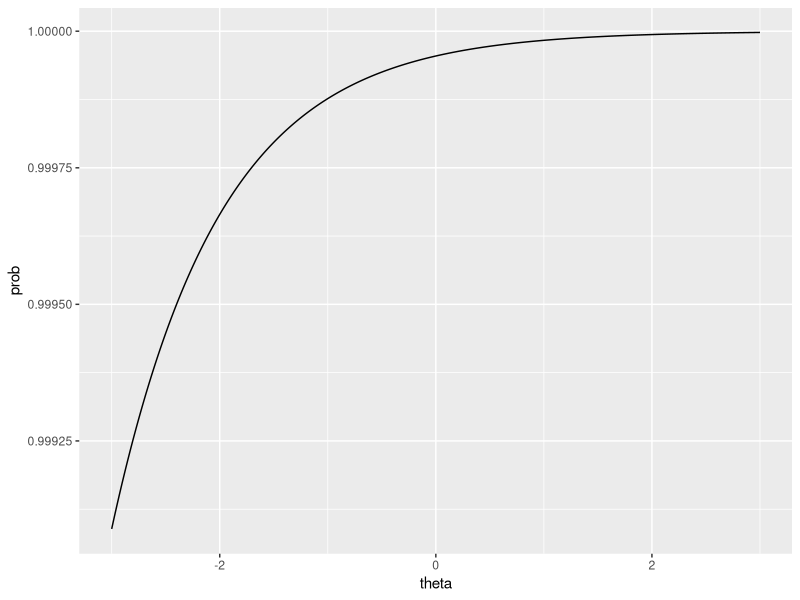
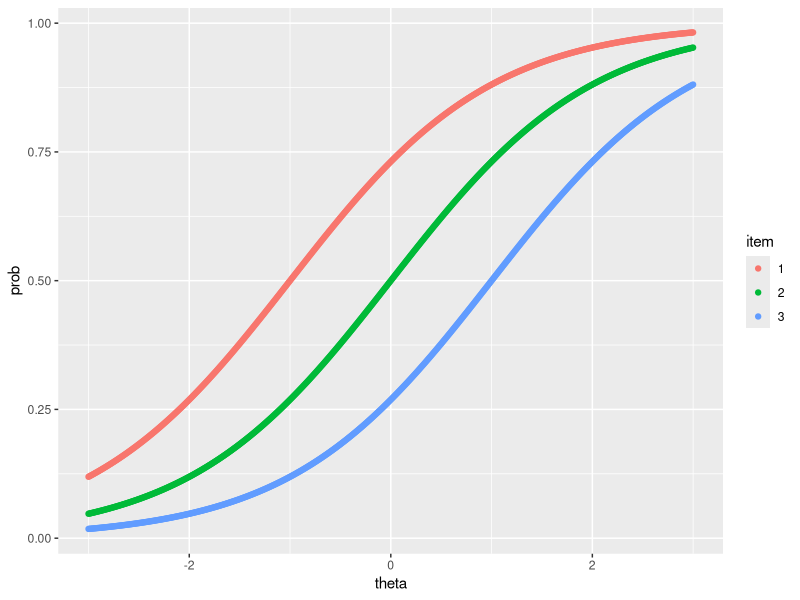

The R script that drew these images, in order:
## ---- chunk 1
#| label: setup
#| include: true
#| warning: false
rm(list=ls())  #remove all objects in the R environment
require(tidyverse)
## ---- chunk 2
# Calculate Rasch model probability
delta <- 0  #item difficulty is 0.6
theta <- 0  #person ability is 1.0
prob <- exp(theta-delta)/(1+exp(theta-delta))
prob
## ---- chunk 3
#| label: fig-item-cc
#| fig-cap: Item Characteristic Curve
#Calculate prob as a function the theta
id = 1 # item id
delta <- -10 #item difficulty is 1
theta <- seq(-3,3,0.01) #a vector of theta from -3 to 3 in steps of 0.01
prob_function <- function(theta, delta){
    return (exp(theta-delta)/(1+exp(theta-delta)))
}

probs <- tibble(id = id, delta=delta,theta=theta)
probs <- probs %>% mutate(prob = prob_function(theta, delta))

p <- ggplot(probs, aes(x=theta, y=prob))
p <- p + geom_line()
print(p)

## ---- chunk 4
#| label: fig-item-ccs
#| fig-cap: Item Characteristic Curves
#Calculate prob as a function the theta
id = 1 # item id
delta <- -1 #item difficulty is 1
theta <- seq(-3,3,0.01) #a vector of theta from -3 to 3 in steps of 0.01
prob_function <- function(theta, delta){
    return (exp(theta-delta)/(1+exp(theta-delta)))
}

probs <- tibble(id = id, delta=delta,theta=theta)
probs <- probs %>% mutate(prob = prob_function(theta, delta))

item1 <- tibble(id = 1, delta=-1,theta=theta)
item2 <- tibble(id=2, delta=0, theta=theta)
item3 <- tibble(id=3, delta=1, theta=theta)
items <- bind_rows(item1, item2, item3)

items <- items %>% mutate(item=factor(id))
items_probs <- items %>% mutate(prob = prob_function(theta, delta))

p <- ggplot(items_probs, aes(x=theta, y=prob,colour=item))
p <- p + geom_point()
print(p)

